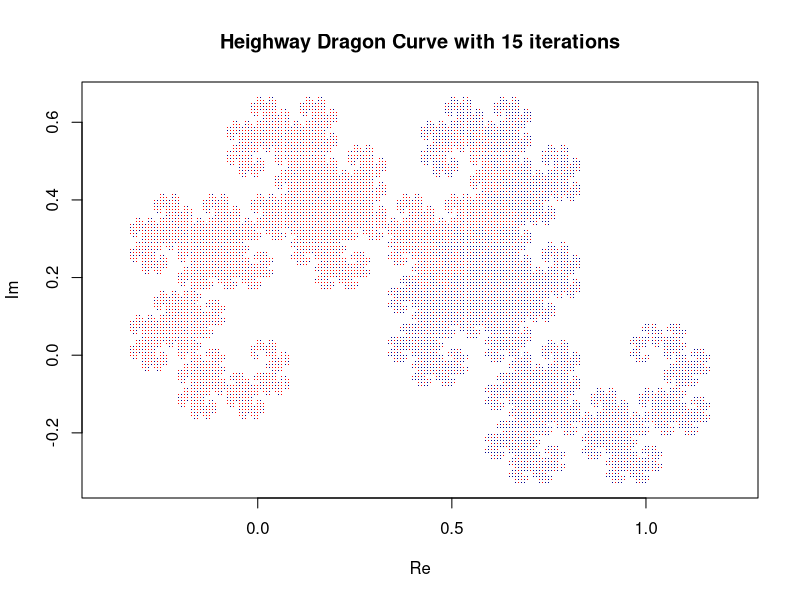

This figure's R source:
# twin - dragon Fractal
# aka david Knuth dragon
## Heighway Dragon Curve with 15 iterations


library(ggplot2)



# the iterated functions
f1 <- function(z) {
  (1 + 1i) * z / 2
}

f2 <- function(z) {
  1 - (1 - 1i) * z / 2
}

# Function to generate points using IFS
generate_dragon_curve <- function(iterations) {
  # Initial point
  points <- complex(real = 0, imaginary = 0)
  colors <- c() # Vector to store colors
  
  # Iterate to generate points
  for (i in 1:iterations) {
    new_points <- vector("complex", length = length(points) * 2)
    new_colors <- vector("character", length = length(points) * 2)
    for (j in 1:length(points)) {
      new_points[2 * j - 1] <- f1(points[j])
      new_colors[2 * j - 1] <- ifelse(i %% 2 == 1, "darkblue", "red") # Alternating colors
      new_points[2 * j] <- f2(points[j])
      new_colors[2 * j] <- ifelse(i %% 2 == 1, "red", "darkblue") # Alternating colors
    }
    points <- new_points
    colors <- c(colors, new_colors)
  }
  
  return(list(points = points, colors = colors))
}
# Plot the Dragon Curve
plot_dragon_curve <- function(iterations) {
  result <- generate_dragon_curve(iterations)
  points <- result$points
  colors <- result$colors
  plot(Re(points), Im(points), type = "p", pch = ".", col = colors, asp = 1,
       xlab = "Re", ylab = "Im", main = paste("Heighway Dragon Curve with", iterations, "iterations"))
}


plot_dragon_curve(15)
